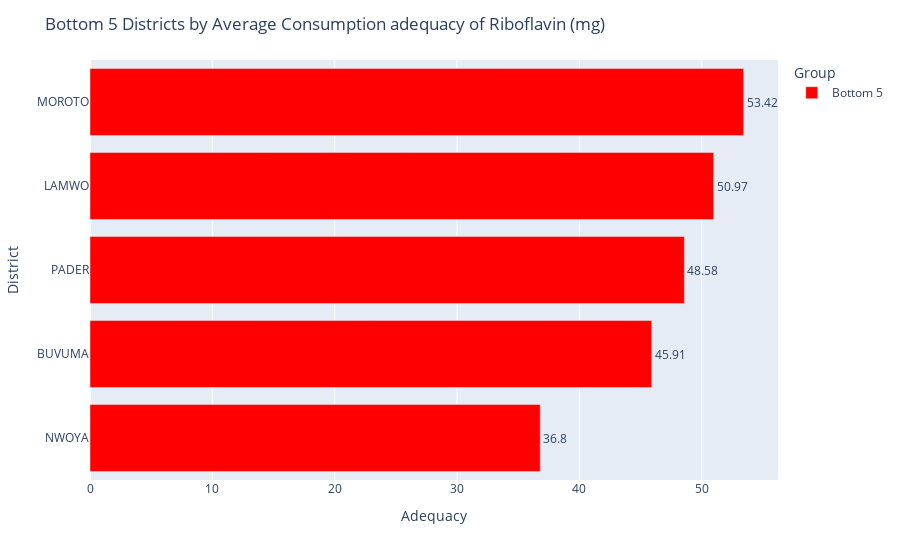

Source (notebook cell):
### Markdown cell above
### Riboflavin

### Code cell
nutrient ="Average Consumption adequacy of Riboflavin (mg)"

bottom5 = merged_nutrients.nsmallest(5, nutrient)
bottom5["Group"] = "Bottom 5"

# Horizontal bar chart
fig = px.bar(
    bottom5,
    x=nutrient,
    y="district",
    color="Group",
    text=nutrient,
    orientation="h",
     color_discrete_map={
         "Bottom 5": "red"
          }
)

fig.update_traces(textposition="outside")
fig.update_layout(
    title=f"Bottom 5 Districts by {nutrient}",
    xaxis_title="Adequacy",
    yaxis_title="District",
    yaxis=dict(categoryorder="total ascending")
)

fig.show()

### Figure 1 — Plotly figure (JSON) as saved in the notebook; plotly's stock layout.template omitted (floating-point values rounded to 4 significant figures)
{"data": [{"hovertemplate": "Group=Bottom 5<br>Average Consumption adequacy of Riboflavin (mg)=%{text}<br>district=%{y}<extra></extra>", "legendgroup": "Bottom 5", "marker": {"color": "red", "pattern": {"shape": ""}}, "name": "Bottom 5", "orientation": "h", "showlegend": true, "text": [36.8, 45.91, 48.58, 50.97, 53.42], "textposition": "outside", "type": "bar", "x": [36.8, 45.91, 48.58, 50.97, 53.42], "xaxis": "x", "y": ["NWOYA", "BUVUMA", "PADER", "LAMWO", "MOROTO"], "yaxis": "y"}], "layout": {"barmode": "relative", "legend": {"title": {"text": "Group"}, "tracegroupgap": 0}, "margin": {"t": 60}, "title": {"text": "Bottom 5 Districts by Average Consumption adequacy of Riboflavin (mg)"}, "xaxis": {"anchor": "y", "domain": [0, 1], "title": {"text": "Adequacy"}}, "yaxis": {"anchor": "x", "categoryorder": "total ascending", "domain": [0, 1], "title": {"text": "District"}}}}
